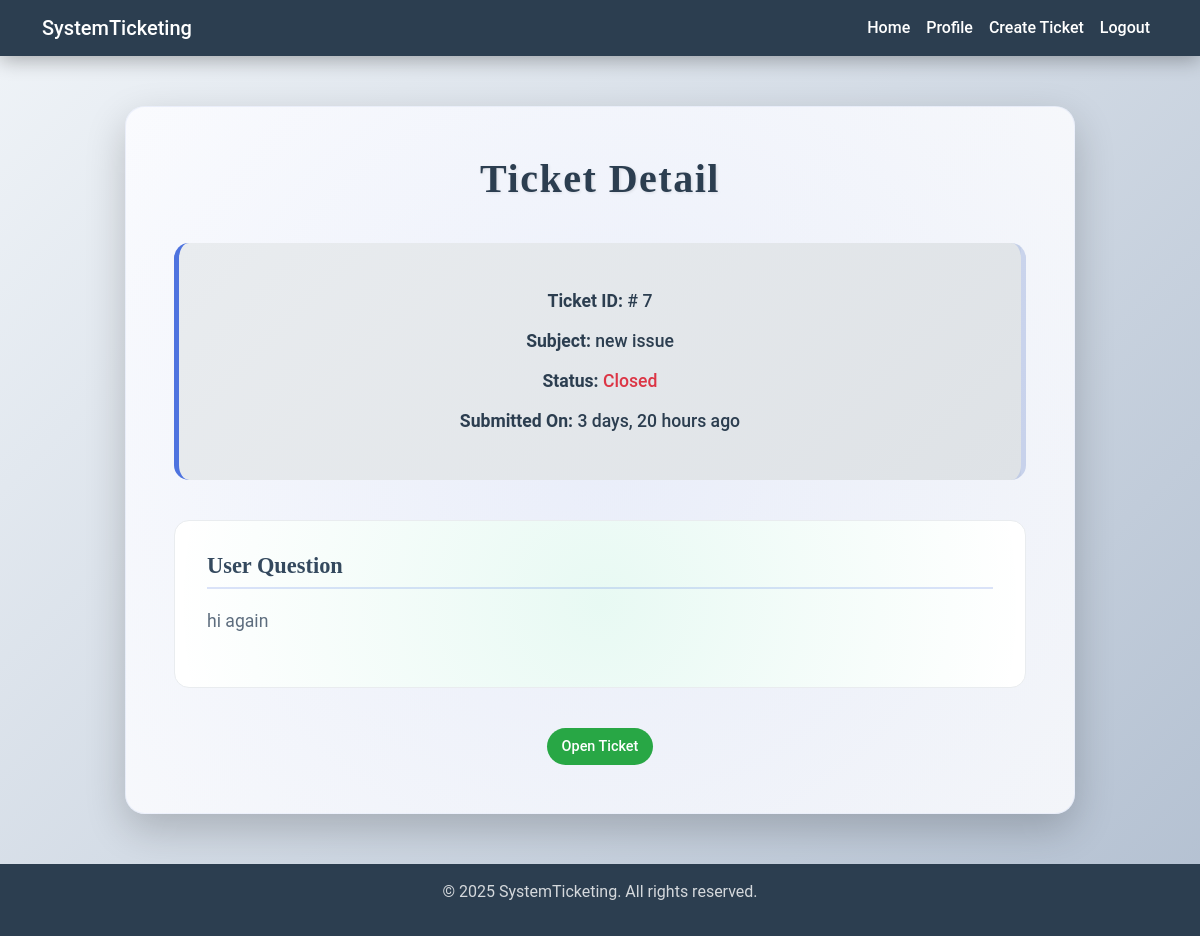
The page /ticket/detail/7/ (signed in) on the database as committed earlier.
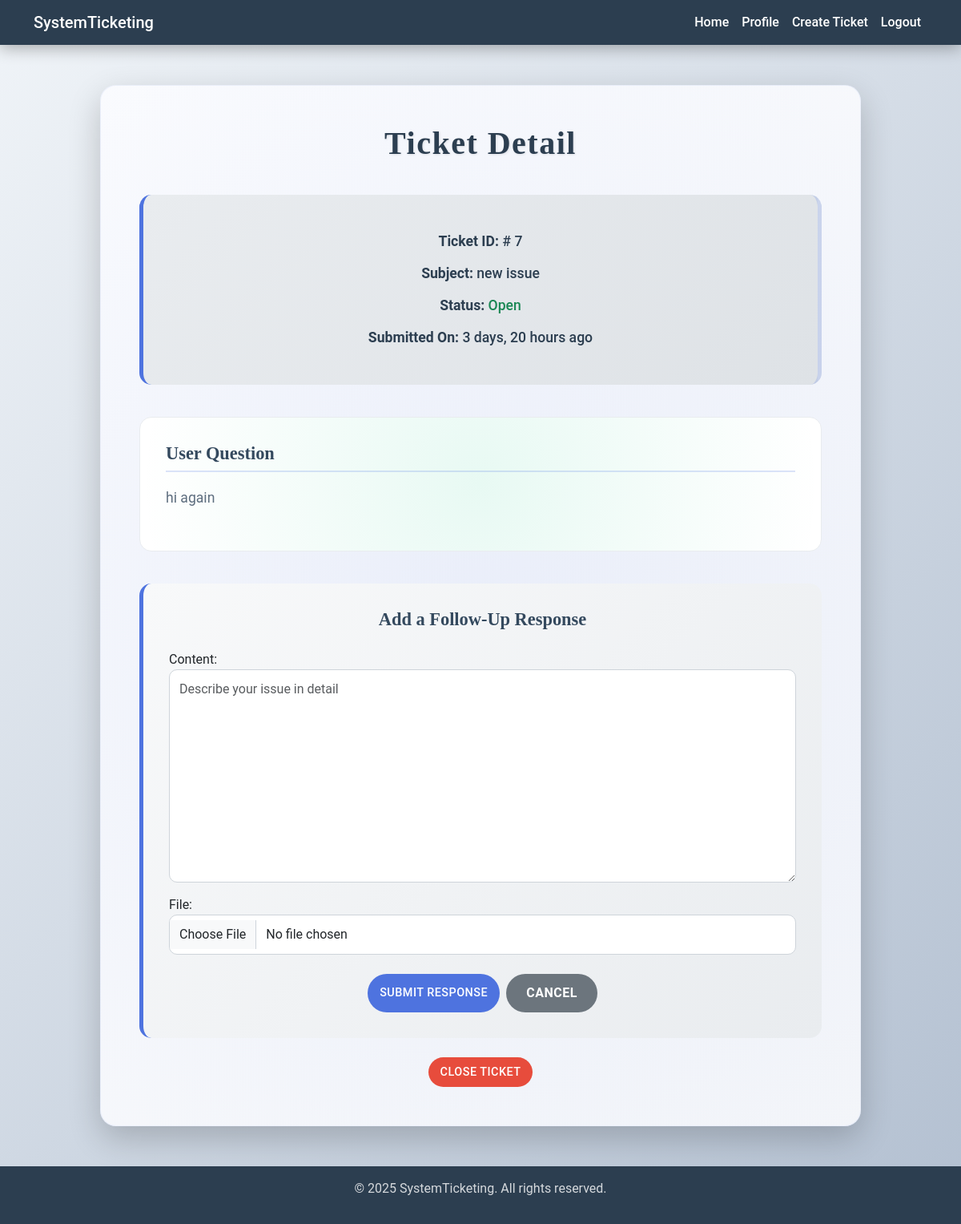
The same page on the database as committed later.
### ticket/models.py (models this page shows, shortened)
class TimeStampedModel(models.Model):
    created_at = models.DateTimeField(auto_now_add=True)
    updated_at = models.DateTimeField(auto_now=True)
    class Meta:
        abstract = True

class Ticket(TimeStampedModel):
    subject = models.CharField(max_length=200)
    description = models.TextField()
    user = models.ForeignKey(User, on_delete=models.CASCADE, related_name='user_ticket')
    file = models.FileField(upload_to='tickets/%Y/%m/%d', null=True, blank=True)
    status = models.CharField(max_length=50, choices=STARTS_CHOICES, default='Open')

### ticket/views.py (the view, shortened to what this page needs)
# urls.py: path('detail/<ticket_id>/', views.TicketDetailView.as_view(), name='ticket-detail'),
class TicketDetailView(LoginRequiredMixin, View):
    template_name = 'ticket/ticket-detail.html'
    form_class = MessageForm
    def setup(self, request, *args, **kwargs):
        self.user_ticket = get_object_or_404(Ticket, id=kwargs['ticket_id'])
        super().setup(request, *args, **kwargs)
    def dispatch(self, request, *args, **kwargs):
        if not (request.user == self.user_ticket.user or request.user.is_staff):
            messages.error(request, 'You are not authorized to view this ticket.', 'danger')
            return redirect('home:home')
        return super().dispatch(request, *args, **kwargs)
    def get(self, request, *args, **kwargs):
        form = self.form_class()
        user_ticket = self.user_ticket
        return render(request, self.template_name, {'ticket': user_ticket, 'form': form})

### ticket/forms.py
class MessageForm(forms.ModelForm):
    class Meta:
        model = Messages
        fields = ['content', 'file']
        widgets = {
            'content': forms.Textarea(
                attrs={'class': 'form-control', 'placeholder': 'Describe your issue in detail'}),
            'file': forms.FileInput(attrs={'class': 'form-control'}),
        }

### ticket/templates/ticket/ticket-detail.html (shortened to what this page needs)
{% extends 'main.html' %}
{% block main %}
    <div class="content">
        <div class="ticket-detail-card">
            <h2>Ticket Detail</h2>
            <div class="ticket-info">
                <p><strong>Ticket ID:</strong> # {{ ticket.id }}</p>
                <p><strong>Subject:</strong> {{ ticket.subject }}</p>
                <p><strong>Status:</strong> {% if ticket.status == 'Closed' %}
                    <span class="text-danger">{{ ticket.status }}</span>
                {% else %}
                    <span class="text-success">{{ ticket.status }}</span>
                {% endif %} </p>
                <p><strong>Submitted On:</strong> {{ ticket.created_at|timesince }} ago</p>
            </div>
            <div class="ticket-section">
                <h4>User Question</h4>
                <p>
                    {{ ticket.description }}
                </p>
            </div>
            {% if not ticket.status == "Closed" %}
                <div class="response-form">
                    <h4>Add a Follow-Up Response</h4>
                    <form action="" method="post" enctype="multipart/form-data">
                        {{ form.as_p }}
                        <div class="button-group">
                            <button type="submit" class="btn btn-primary">Submit Response</button>
                            <a href="{% url 'home:profile' request.user.username %}"
                               class="btn btn-secondary">Cancel</a>
                        </div>
                    </form>
                </div>
                <div class="text-center mt-4">
                    <a href="{% url 'ticket:ticket-close' ticket.id %}">
                        <button type="button" class="btn btn-danger">
                            Close Ticket
                        </button>
                    </a>
                </div>
            {% else %}
                <div class="text-center mt-4">
                    <a href="{% url 'ticket:ticket-open' ticket.id %}">
                        <button type="button" class="btn btn-success">
                            Open Ticket
                        </button>
                    </a>
                </div>
            {% endif %}
        </div>
    </div>
{% endblock %}

### templates/main.html (shortened to what this page needs)
{% load static %}
<!DOCTYPE html>
<html lang="en">
<head>
    {% load bootstrap5 %}
    {% bootstrap_css %}
    <link rel="stylesheet" href="{% static 'css/main.css' %}">
</head>
<body>
{% include 'include/navbar.html' %}
{% block main %}
{% endblock %}
<footer class="py-3 mt-auto">
    <div class="container text-center">
        <p>© 2025 SystemTicketing. All rights reserved.</p>
    </div>
</footer>
</body>
</html>

### templates/include/navbar.html (shortened to what this page needs)
<nav class="navbar navbar-expand-lg">
    <div class="container">
        <a class="navbar-brand" href="{% url 'home:home' %}">SystemTicketing</a>
        <div class="collapse navbar-collapse" id="navbarNav">
            <ul class="navbar-nav ms-auto">
                <li class="nav-item">
                    <a class="nav-link active" href="{% url 'home:home' %}">Home</a>
                </li>
                {% if request.user.is_authenticated %}
                    {% if not request.user.is_staff  %}
                        <li class="nav-item">
                            <a class="nav-link" href="{% url 'home:profile' request.user.username %}">Profile</a>
                        </li>
                        <li class="nav-item">
                            <a class="nav-link" href="{% url 'ticket:ticket-create' %}">Create Ticket</a>
                        </li>
                    {% else %}
                        <li class="nav-item">
                            <a class="nav-link" href="{% url 'home:admin' %}">Admin Dashboard</a>
                        </li>
                    {% endif %}
                    <li class="nav-item">
                        <a class="nav-link" href="{% url 'home:logout' %}">Logout</a>
                    </li>
                {% endif %}
            </ul>
        </div>
    </div>
</nav>

Rows that differ between the two databases and show on the page:
changed Ticket "new issue": status "Closed" → "Open"
Other text that changed with them:
text no longer shown: "Open Ticket"
text now shown: "Add a Follow-Up Response Content: File: SUBMIT RESPONSE CANCEL CLOSE TICKET"
